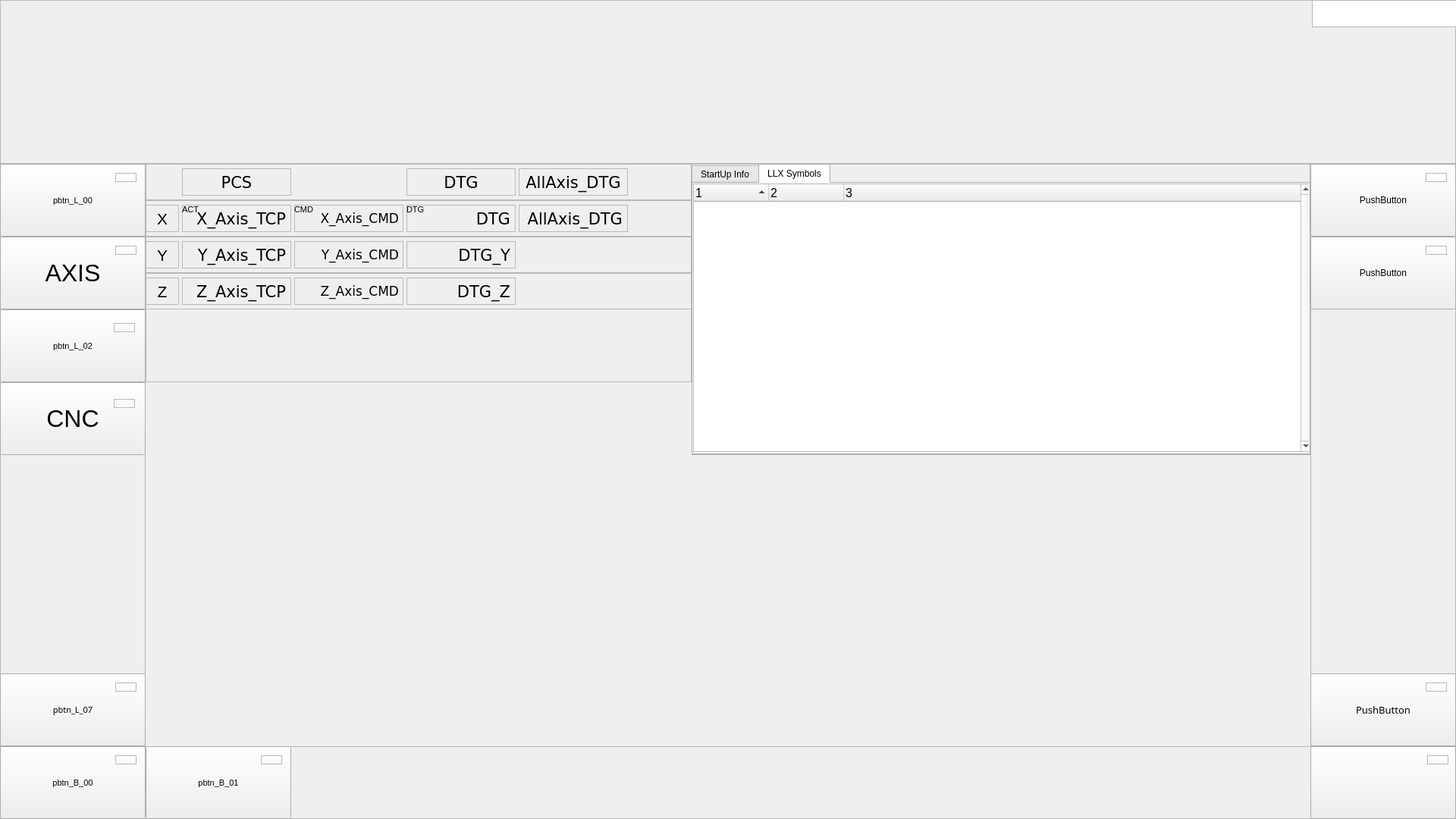
<?xml version="1.0" encoding="UTF-8"?>
<ui version="4.0">
 <class>MainWindow</class>
 <widget class="QMainWindow" name="MainWindow">
  <property name="geometry">
   <rect>
    <x>0</x>
    <y>0</y>
    <width>1920</width>
    <height>1080</height>
   </rect>
  </property>
  <property name="windowTitle">
   <string>MainWindow</string>
  </property>
  <widget class="QWidget" name="centralWidget">
   <widget class="QFrame" name="menu_frame_bottom">
    <property name="geometry">
     <rect>
      <x>0</x>
      <y>984</y>
      <width>1920</width>
      <height>96</height>
     </rect>
    </property>
    <property name="frameShape">
     <enum>QFrame::StyledPanel</enum>
    </property>
    <property name="frameShadow">
     <enum>QFrame::Raised</enum>
    </property>
    <widget class="QPushButton" name="pbtn_00_MenuBottom">
     <property name="geometry">
      <rect>
       <x>0</x>
       <y>0</y>
       <width>192</width>
       <height>96</height>
      </rect>
     </property>
     <property name="baseSize">
      <size>
       <width>192</width>
       <height>96</height>
      </size>
     </property>
     <property name="font">
      <font>
       <pointsize>8</pointsize>
      </font>
     </property>
     <property name="text">
      <string>pbtn_B_00</string>
     </property>
    </widget>
    <widget class="QLabel" name="lbl_00_MenuBottom_pbtn">
     <property name="geometry">
      <rect>
       <x>152</x>
       <y>12</y>
       <width>28</width>
       <height>12</height>
      </rect>
     </property>
     <property name="frameShape">
      <enum>QFrame::StyledPanel</enum>
     </property>
     <property name="text">
      <string/>
     </property>
    </widget>
    <widget class="QLabel" name="lbl_01_MenuBottom_pbtn">
     <property name="geometry">
      <rect>
       <x>344</x>
       <y>12</y>
       <width>28</width>
       <height>12</height>
      </rect>
     </property>
     <property name="frameShape">
      <enum>QFrame::StyledPanel</enum>
     </property>
     <property name="text">
      <string/>
     </property>
    </widget>
    <widget class="QPushButton" name="pbtn_01_MenuBottom">
     <property name="geometry">
      <rect>
       <x>192</x>
       <y>0</y>
       <width>192</width>
       <height>96</height>
      </rect>
     </property>
     <property name="baseSize">
      <size>
       <width>192</width>
       <height>96</height>
      </size>
     </property>
     <property name="font">
      <font>
       <pointsize>8</pointsize>
      </font>
     </property>
     <property name="text">
      <string>pbtn_B_01</string>
     </property>
    </widget>
    <widget class="QPushButton" name="pbtn_09_MenuBottom">
     <property name="geometry">
      <rect>
       <x>1728</x>
       <y>0</y>
       <width>192</width>
       <height>96</height>
      </rect>
     </property>
     <property name="baseSize">
      <size>
       <width>192</width>
       <height>96</height>
      </size>
     </property>
     <property name="font">
      <font>
       <family>DejaVu Sans</family>
       <pointsize>20</pointsize>
       <weight>75</weight>
       <bold>true</bold>
      </font>
     </property>
     <property name="text">
      <string/>
     </property>
     <property name="icon">
      <iconset>
       <normaloff>Bitmap/exit_icon.png</normaloff>Bitmap/exit_icon.png</iconset>
     </property>
     <property name="iconSize">
      <size>
       <width>72</width>
       <height>72</height>
      </size>
     </property>
    </widget>
    <widget class="QLabel" name="lbl_09_MenuBottom_pbtn">
     <property name="geometry">
      <rect>
       <x>1882</x>
       <y>12</y>
       <width>28</width>
       <height>12</height>
      </rect>
     </property>
     <property name="frameShape">
      <enum>QFrame::StyledPanel</enum>
     </property>
     <property name="text">
      <string/>
     </property>
    </widget>
    <zorder>pbtn_00_MenuBottom</zorder>
    <zorder>lbl_00_MenuBottom_pbtn</zorder>
    <zorder>pbtn_01_MenuBottom</zorder>
    <zorder>lbl_01_MenuBottom_pbtn</zorder>
    <zorder>pbtn_09_MenuBottom</zorder>
    <zorder>lbl_09_MenuBottom_pbtn</zorder>
   </widget>
   <widget class="QFrame" name="menu_frame_left">
    <property name="geometry">
     <rect>
      <x>0</x>
      <y>216</y>
      <width>192</width>
      <height>768</height>
     </rect>
    </property>
    <property name="frameShape">
     <enum>QFrame::StyledPanel</enum>
    </property>
    <property name="frameShadow">
     <enum>QFrame::Raised</enum>
    </property>
    <widget class="QPushButton" name="pbtn_00_MenuLeft">
     <property name="geometry">
      <rect>
       <x>0</x>
       <y>0</y>
       <width>192</width>
       <height>96</height>
      </rect>
     </property>
     <property name="baseSize">
      <size>
       <width>192</width>
       <height>96</height>
      </size>
     </property>
     <property name="font">
      <font>
       <pointsize>8</pointsize>
      </font>
     </property>
     <property name="text">
      <string>pbtn_L_00</string>
     </property>
    </widget>
    <widget class="QLabel" name="lbl_00_MenuLeft_pbtn">
     <property name="geometry">
      <rect>
       <x>152</x>
       <y>12</y>
       <width>28</width>
       <height>12</height>
      </rect>
     </property>
     <property name="frameShape">
      <enum>QFrame::StyledPanel</enum>
     </property>
     <property name="text">
      <string/>
     </property>
    </widget>
    <widget class="QLabel" name="lbl_01_MenuLeft_pbtn">
     <property name="geometry">
      <rect>
       <x>152</x>
       <y>108</y>
       <width>28</width>
       <height>12</height>
      </rect>
     </property>
     <property name="frameShape">
      <enum>QFrame::StyledPanel</enum>
     </property>
     <property name="text">
      <string/>
     </property>
    </widget>
    <widget class="QPushButton" name="pbtn_01_MenuLeft">
     <property name="geometry">
      <rect>
       <x>0</x>
       <y>96</y>
       <width>192</width>
       <height>96</height>
      </rect>
     </property>
     <property name="baseSize">
      <size>
       <width>192</width>
       <height>96</height>
      </size>
     </property>
     <property name="font">
      <font>
       <pointsize>24</pointsize>
      </font>
     </property>
     <property name="text">
      <string>AXIS</string>
     </property>
    </widget>
    <widget class="QPushButton" name="pbtn_07_MenuLeft">
     <property name="geometry">
      <rect>
       <x>0</x>
       <y>672</y>
       <width>192</width>
       <height>96</height>
      </rect>
     </property>
     <property name="baseSize">
      <size>
       <width>192</width>
       <height>96</height>
      </size>
     </property>
     <property name="font">
      <font>
       <family>Sans</family>
       <pointsize>8</pointsize>
       <weight>50</weight>
       <bold>false</bold>
       <kerning>true</kerning>
      </font>
     </property>
     <property name="text">
      <string>pbtn_L_07</string>
     </property>
     <property name="iconSize">
      <size>
       <width>72</width>
       <height>72</height>
      </size>
     </property>
    </widget>
    <widget class="QLabel" name="lbl_07_MenuLeft_pbtn">
     <property name="geometry">
      <rect>
       <x>152</x>
       <y>684</y>
       <width>28</width>
       <height>12</height>
      </rect>
     </property>
     <property name="frameShape">
      <enum>QFrame::StyledPanel</enum>
     </property>
     <property name="text">
      <string/>
     </property>
    </widget>
    <widget class="QPushButton" name="pbtn_01_MenuLeft_2">
     <property name="geometry">
      <rect>
       <x>0</x>
       <y>192</y>
       <width>192</width>
       <height>96</height>
      </rect>
     </property>
     <property name="baseSize">
      <size>
       <width>192</width>
       <height>96</height>
      </size>
     </property>
     <property name="font">
      <font>
       <pointsize>8</pointsize>
      </font>
     </property>
     <property name="text">
      <string>pbtn_L_02</string>
     </property>
    </widget>
    <widget class="QLabel" name="lbl_01_MenuLeft_pbtn_2">
     <property name="geometry">
      <rect>
       <x>150</x>
       <y>210</y>
       <width>28</width>
       <height>12</height>
      </rect>
     </property>
     <property name="frameShape">
      <enum>QFrame::StyledPanel</enum>
     </property>
     <property name="text">
      <string/>
     </property>
    </widget>
    <widget class="QPushButton" name="pbtn_01_MenuLeft_3">
     <property name="geometry">
      <rect>
       <x>0</x>
       <y>288</y>
       <width>192</width>
       <height>96</height>
      </rect>
     </property>
     <property name="baseSize">
      <size>
       <width>192</width>
       <height>96</height>
      </size>
     </property>
     <property name="font">
      <font>
       <pointsize>24</pointsize>
      </font>
     </property>
     <property name="text">
      <string>CNC</string>
     </property>
    </widget>
    <widget class="QLabel" name="lbl_01_MenuLeft_pbtn_3">
     <property name="geometry">
      <rect>
       <x>150</x>
       <y>310</y>
       <width>28</width>
       <height>12</height>
      </rect>
     </property>
     <property name="frameShape">
      <enum>QFrame::StyledPanel</enum>
     </property>
     <property name="text">
      <string/>
     </property>
    </widget>
    <zorder>pbtn_00_MenuLeft</zorder>
    <zorder>lbl_00_MenuLeft_pbtn</zorder>
    <zorder>pbtn_01_MenuLeft</zorder>
    <zorder>pbtn_07_MenuLeft</zorder>
    <zorder>lbl_07_MenuLeft_pbtn</zorder>
    <zorder>lbl_01_MenuLeft_pbtn</zorder>
    <zorder>pbtn_01_MenuLeft_2</zorder>
    <zorder>lbl_01_MenuLeft_pbtn_2</zorder>
    <zorder>pbtn_01_MenuLeft_3</zorder>
    <zorder>lbl_01_MenuLeft_pbtn_3</zorder>
   </widget>
   <widget class="QFrame" name="frame">
    <property name="geometry">
     <rect>
      <x>0</x>
      <y>0</y>
      <width>1920</width>
      <height>216</height>
     </rect>
    </property>
    <property name="frameShape">
     <enum>QFrame::StyledPanel</enum>
    </property>
    <property name="frameShadow">
     <enum>QFrame::Raised</enum>
    </property>
    <widget class="QTextEdit" name="textEdit">
     <property name="geometry">
      <rect>
       <x>1730</x>
       <y>0</y>
       <width>192</width>
       <height>36</height>
      </rect>
     </property>
     <property name="font">
      <font>
       <family>DejaVu Sans</family>
       <pointsize>8</pointsize>
      </font>
     </property>
    </widget>
   </widget>
   <widget class="QFrame" name="AllAxisFrame">
    <property name="geometry">
     <rect>
      <x>192</x>
      <y>216</y>
      <width>720</width>
      <height>288</height>
     </rect>
    </property>
    <property name="frameShape">
     <enum>QFrame::StyledPanel</enum>
    </property>
    <property name="frameShadow">
     <enum>QFrame::Raised</enum>
    </property>
    <widget class="QFrame" name="AllAxisFrameTop">
     <property name="geometry">
      <rect>
       <x>0</x>
       <y>0</y>
       <width>720</width>
       <height>48</height>
      </rect>
     </property>
     <property name="frameShape">
      <enum>QFrame::StyledPanel</enum>
     </property>
     <property name="frameShadow">
      <enum>QFrame::Raised</enum>
     </property>
     <widget class="QLabel" name="lbl_X_AxisPosAct_2">
      <property name="geometry">
       <rect>
        <x>48</x>
        <y>6</y>
        <width>144</width>
        <height>36</height>
       </rect>
      </property>
      <property name="font">
       <font>
        <family>DejaVu Sans</family>
        <pointsize>16</pointsize>
       </font>
      </property>
      <property name="layoutDirection">
       <enum>Qt::RightToLeft</enum>
      </property>
      <property name="frameShape">
       <enum>QFrame::StyledPanel</enum>
      </property>
      <property name="frameShadow">
       <enum>QFrame::Raised</enum>
      </property>
      <property name="text">
       <string>PCS</string>
      </property>
      <property name="alignment">
       <set>Qt::AlignCenter</set>
      </property>
     </widget>
     <widget class="QLabel" name="lbl_X_AxisPosAct_4">
      <property name="geometry">
       <rect>
        <x>492</x>
        <y>6</y>
        <width>144</width>
        <height>36</height>
       </rect>
      </property>
      <property name="font">
       <font>
        <family>DejaVu Sans</family>
        <pointsize>16</pointsize>
       </font>
      </property>
      <property name="layoutDirection">
       <enum>Qt::RightToLeft</enum>
      </property>
      <property name="frameShape">
       <enum>QFrame::StyledPanel</enum>
      </property>
      <property name="frameShadow">
       <enum>QFrame::Raised</enum>
      </property>
      <property name="text">
       <string>AllAxis_DTG</string>
      </property>
      <property name="alignment">
       <set>Qt::AlignCenter</set>
      </property>
     </widget>
     <widget class="QLabel" name="lbl_X_AxisPosAct_6">
      <property name="geometry">
       <rect>
        <x>344</x>
        <y>6</y>
        <width>144</width>
        <height>36</height>
       </rect>
      </property>
      <property name="font">
       <font>
        <family>DejaVu Sans</family>
        <pointsize>16</pointsize>
       </font>
      </property>
      <property name="layoutDirection">
       <enum>Qt::RightToLeft</enum>
      </property>
      <property name="frameShape">
       <enum>QFrame::StyledPanel</enum>
      </property>
      <property name="frameShadow">
       <enum>QFrame::Raised</enum>
      </property>
      <property name="text">
       <string>DTG</string>
      </property>
      <property name="alignment">
       <set>Qt::AlignCenter</set>
      </property>
     </widget>
    </widget>
    <widget class="QFrame" name="X_AxisFrame">
     <property name="geometry">
      <rect>
       <x>0</x>
       <y>48</y>
       <width>720</width>
       <height>48</height>
      </rect>
     </property>
     <property name="frameShape">
      <enum>QFrame::StyledPanel</enum>
     </property>
     <property name="frameShadow">
      <enum>QFrame::Raised</enum>
     </property>
     <widget class="QLabel" name="lbl_X_AxisPosAct">
      <property name="geometry">
       <rect>
        <x>48</x>
        <y>6</y>
        <width>144</width>
        <height>36</height>
       </rect>
      </property>
      <property name="font">
       <font>
        <family>DejaVu Sans</family>
        <pointsize>16</pointsize>
       </font>
      </property>
      <property name="layoutDirection">
       <enum>Qt::RightToLeft</enum>
      </property>
      <property name="frameShape">
       <enum>QFrame::StyledPanel</enum>
      </property>
      <property name="frameShadow">
       <enum>QFrame::Raised</enum>
      </property>
      <property name="text">
       <string>X_Axis_TCP</string>
      </property>
      <property name="alignment">
       <set>Qt::AlignRight|Qt::AlignTrailing|Qt::AlignVCenter</set>
      </property>
      <property name="margin">
       <number>0</number>
      </property>
      <property name="indent">
       <number>-1</number>
      </property>
     </widget>
     <widget class="QLabel" name="lbl_X_AxisPosCMD">
      <property name="geometry">
       <rect>
        <x>196</x>
        <y>6</y>
        <width>144</width>
        <height>36</height>
       </rect>
      </property>
      <property name="font">
       <font>
        <family>DejaVu Sans</family>
        <pointsize>13</pointsize>
       </font>
      </property>
      <property name="layoutDirection">
       <enum>Qt::RightToLeft</enum>
      </property>
      <property name="frameShape">
       <enum>QFrame::StyledPanel</enum>
      </property>
      <property name="frameShadow">
       <enum>QFrame::Raised</enum>
      </property>
      <property name="text">
       <string>X_Axis_CMD</string>
      </property>
      <property name="alignment">
       <set>Qt::AlignRight|Qt::AlignTrailing|Qt::AlignVCenter</set>
      </property>
     </widget>
     <widget class="QLabel" name="lbl_X_AxisDTG">
      <property name="geometry">
       <rect>
        <x>344</x>
        <y>6</y>
        <width>144</width>
        <height>36</height>
       </rect>
      </property>
      <property name="font">
       <font>
        <family>DejaVu Sans</family>
        <pointsize>16</pointsize>
       </font>
      </property>
      <property name="layoutDirection">
       <enum>Qt::RightToLeft</enum>
      </property>
      <property name="frameShape">
       <enum>QFrame::StyledPanel</enum>
      </property>
      <property name="frameShadow">
       <enum>QFrame::Raised</enum>
      </property>
      <property name="text">
       <string>DTG</string>
      </property>
      <property name="alignment">
       <set>Qt::AlignRight|Qt::AlignTrailing|Qt::AlignVCenter</set>
      </property>
     </widget>
     <widget class="QLabel" name="lbl_AllAxisDTG">
      <property name="geometry">
       <rect>
        <x>492</x>
        <y>6</y>
        <width>144</width>
        <height>36</height>
       </rect>
      </property>
      <property name="font">
       <font>
        <family>DejaVu Sans</family>
        <pointsize>16</pointsize>
       </font>
      </property>
      <property name="layoutDirection">
       <enum>Qt::RightToLeft</enum>
      </property>
      <property name="frameShape">
       <enum>QFrame::StyledPanel</enum>
      </property>
      <property name="frameShadow">
       <enum>QFrame::Raised</enum>
      </property>
      <property name="text">
       <string>AllAxis_DTG</string>
      </property>
      <property name="alignment">
       <set>Qt::AlignRight|Qt::AlignTrailing|Qt::AlignVCenter</set>
      </property>
     </widget>
     <widget class="QLabel" name="label_2">
      <property name="geometry">
       <rect>
        <x>196</x>
        <y>6</y>
        <width>36</width>
        <height>12</height>
       </rect>
      </property>
      <property name="font">
       <font>
        <pointsize>8</pointsize>
       </font>
      </property>
      <property name="text">
       <string>CMD</string>
      </property>
      <property name="alignment">
       <set>Qt::AlignLeading|Qt::AlignLeft|Qt::AlignVCenter</set>
      </property>
      <property name="indent">
       <number>-1</number>
      </property>
      <property name="textInteractionFlags">
       <set>Qt::NoTextInteraction</set>
      </property>
     </widget>
     <widget class="QLabel" name="label">
      <property name="geometry">
       <rect>
        <x>48</x>
        <y>6</y>
        <width>36</width>
        <height>12</height>
       </rect>
      </property>
      <property name="font">
       <font>
        <pointsize>8</pointsize>
       </font>
      </property>
      <property name="text">
       <string>ACT</string>
      </property>
      <property name="alignment">
       <set>Qt::AlignLeading|Qt::AlignLeft|Qt::AlignVCenter</set>
      </property>
      <property name="margin">
       <number>0</number>
      </property>
      <property name="indent">
       <number>-1</number>
      </property>
      <property name="textInteractionFlags">
       <set>Qt::NoTextInteraction</set>
      </property>
     </widget>
     <widget class="QLabel" name="label_3">
      <property name="geometry">
       <rect>
        <x>344</x>
        <y>6</y>
        <width>36</width>
        <height>12</height>
       </rect>
      </property>
      <property name="font">
       <font>
        <pointsize>8</pointsize>
       </font>
      </property>
      <property name="text">
       <string>DTG</string>
      </property>
      <property name="alignment">
       <set>Qt::AlignLeading|Qt::AlignLeft|Qt::AlignVCenter</set>
      </property>
      <property name="indent">
       <number>-1</number>
      </property>
      <property name="textInteractionFlags">
       <set>Qt::NoTextInteraction</set>
      </property>
     </widget>
     <widget class="QLabel" name="label_4">
      <property name="geometry">
       <rect>
        <x>0</x>
        <y>6</y>
        <width>44</width>
        <height>36</height>
       </rect>
      </property>
      <property name="font">
       <font>
        <pointsize>16</pointsize>
       </font>
      </property>
      <property name="layoutDirection">
       <enum>Qt::LeftToRight</enum>
      </property>
      <property name="frameShape">
       <enum>QFrame::StyledPanel</enum>
      </property>
      <property name="text">
       <string>X</string>
      </property>
      <property name="alignment">
       <set>Qt::AlignCenter</set>
      </property>
     </widget>
    </widget>
    <widget class="QFrame" name="Y_AxisFrame">
     <property name="geometry">
      <rect>
       <x>0</x>
       <y>96</y>
       <width>720</width>
       <height>48</height>
      </rect>
     </property>
     <property name="frameShape">
      <enum>QFrame::StyledPanel</enum>
     </property>
     <property name="frameShadow">
      <enum>QFrame::Raised</enum>
     </property>
     <widget class="QLabel" name="lbl_Y_AxisPosAct">
      <property name="geometry">
       <rect>
        <x>48</x>
        <y>6</y>
        <width>144</width>
        <height>36</height>
       </rect>
      </property>
      <property name="font">
       <font>
        <family>DejaVu Sans</family>
        <pointsize>16</pointsize>
       </font>
      </property>
      <property name="layoutDirection">
       <enum>Qt::RightToLeft</enum>
      </property>
      <property name="frameShape">
       <enum>QFrame::StyledPanel</enum>
      </property>
      <property name="frameShadow">
       <enum>QFrame::Raised</enum>
      </property>
      <property name="text">
       <string>Y_Axis_TCP</string>
      </property>
      <property name="alignment">
       <set>Qt::AlignRight|Qt::AlignTrailing|Qt::AlignVCenter</set>
      </property>
     </widget>
     <widget class="QLabel" name="lbl_Y_AxisPosCMD">
      <property name="geometry">
       <rect>
        <x>196</x>
        <y>6</y>
        <width>144</width>
        <height>36</height>
       </rect>
      </property>
      <property name="font">
       <font>
        <family>DejaVu Sans</family>
        <pointsize>13</pointsize>
       </font>
      </property>
      <property name="layoutDirection">
       <enum>Qt::RightToLeft</enum>
      </property>
      <property name="frameShape">
       <enum>QFrame::StyledPanel</enum>
      </property>
      <property name="frameShadow">
       <enum>QFrame::Raised</enum>
      </property>
      <property name="text">
       <string>Y_Axis_CMD</string>
      </property>
      <property name="alignment">
       <set>Qt::AlignRight|Qt::AlignTrailing|Qt::AlignVCenter</set>
      </property>
     </widget>
     <widget class="QLabel" name="lbl_Y_AxisDTG">
      <property name="geometry">
       <rect>
        <x>344</x>
        <y>6</y>
        <width>144</width>
        <height>36</height>
       </rect>
      </property>
      <property name="font">
       <font>
        <family>DejaVu Sans</family>
        <pointsize>16</pointsize>
       </font>
      </property>
      <property name="layoutDirection">
       <enum>Qt::RightToLeft</enum>
      </property>
      <property name="frameShape">
       <enum>QFrame::StyledPanel</enum>
      </property>
      <property name="frameShadow">
       <enum>QFrame::Raised</enum>
      </property>
      <property name="text">
       <string>DTG_Y</string>
      </property>
      <property name="alignment">
       <set>Qt::AlignRight|Qt::AlignTrailing|Qt::AlignVCenter</set>
      </property>
     </widget>
     <widget class="QLabel" name="label_5">
      <property name="geometry">
       <rect>
        <x>0</x>
        <y>6</y>
        <width>44</width>
        <height>36</height>
       </rect>
      </property>
      <property name="font">
       <font>
        <pointsize>16</pointsize>
       </font>
      </property>
      <property name="layoutDirection">
       <enum>Qt::LeftToRight</enum>
      </property>
      <property name="frameShape">
       <enum>QFrame::StyledPanel</enum>
      </property>
      <property name="text">
       <string>Y</string>
      </property>
      <property name="alignment">
       <set>Qt::AlignCenter</set>
      </property>
     </widget>
    </widget>
    <widget class="QFrame" name="Z_AxisFrame">
     <property name="geometry">
      <rect>
       <x>0</x>
       <y>144</y>
       <width>720</width>
       <height>48</height>
      </rect>
     </property>
     <property name="frameShape">
      <enum>QFrame::StyledPanel</enum>
     </property>
     <property name="frameShadow">
      <enum>QFrame::Raised</enum>
     </property>
     <widget class="QLabel" name="lbl_Z_AxisPosAct">
      <property name="geometry">
       <rect>
        <x>48</x>
        <y>6</y>
        <width>144</width>
        <height>36</height>
       </rect>
      </property>
      <property name="font">
       <font>
        <family>DejaVu Sans</family>
        <pointsize>16</pointsize>
       </font>
      </property>
      <property name="layoutDirection">
       <enum>Qt::RightToLeft</enum>
      </property>
      <property name="frameShape">
       <enum>QFrame::StyledPanel</enum>
      </property>
      <property name="frameShadow">
       <enum>QFrame::Raised</enum>
      </property>
      <property name="text">
       <string>Z_Axis_TCP</string>
      </property>
      <property name="alignment">
       <set>Qt::AlignRight|Qt::AlignTrailing|Qt::AlignVCenter</set>
      </property>
     </widget>
     <widget class="QLabel" name="lbl_Z_AxisDTG">
      <property name="geometry">
       <rect>
        <x>344</x>
        <y>6</y>
        <width>144</width>
        <height>36</height>
       </rect>
      </property>
      <property name="font">
       <font>
        <family>DejaVu Sans</family>
        <pointsize>16</pointsize>
       </font>
      </property>
      <property name="layoutDirection">
       <enum>Qt::RightToLeft</enum>
      </property>
      <property name="frameShape">
       <enum>QFrame::StyledPanel</enum>
      </property>
      <property name="frameShadow">
       <enum>QFrame::Raised</enum>
      </property>
      <property name="text">
       <string>DTG_Z</string>
      </property>
      <property name="alignment">
       <set>Qt::AlignRight|Qt::AlignTrailing|Qt::AlignVCenter</set>
      </property>
     </widget>
     <widget class="QLabel" name="lbl_Z_AxisPosCMD">
      <property name="geometry">
       <rect>
        <x>196</x>
        <y>6</y>
        <width>144</width>
        <height>36</height>
       </rect>
      </property>
      <property name="font">
       <font>
        <family>DejaVu Sans</family>
        <pointsize>13</pointsize>
       </font>
      </property>
      <property name="layoutDirection">
       <enum>Qt::RightToLeft</enum>
      </property>
      <property name="frameShape">
       <enum>QFrame::StyledPanel</enum>
      </property>
      <property name="frameShadow">
       <enum>QFrame::Raised</enum>
      </property>
      <property name="text">
       <string>Z_Axis_CMD</string>
      </property>
      <property name="alignment">
       <set>Qt::AlignRight|Qt::AlignTrailing|Qt::AlignVCenter</set>
      </property>
     </widget>
     <widget class="QLabel" name="label_6">
      <property name="geometry">
       <rect>
        <x>0</x>
        <y>6</y>
        <width>44</width>
        <height>36</height>
       </rect>
      </property>
      <property name="font">
       <font>
        <pointsize>16</pointsize>
       </font>
      </property>
      <property name="layoutDirection">
       <enum>Qt::LeftToRight</enum>
      </property>
      <property name="frameShape">
       <enum>QFrame::StyledPanel</enum>
      </property>
      <property name="text">
       <string>Z</string>
      </property>
      <property name="alignment">
       <set>Qt::AlignCenter</set>
      </property>
     </widget>
    </widget>
   </widget>
   <widget class="QFrame" name="menu_frame_right">
    <property name="geometry">
     <rect>
      <x>1728</x>
      <y>216</y>
      <width>192</width>
      <height>768</height>
     </rect>
    </property>
    <property name="frameShape">
     <enum>QFrame::StyledPanel</enum>
    </property>
    <property name="frameShadow">
     <enum>QFrame::Raised</enum>
    </property>
    <widget class="QPushButton" name="pbtn_00_MenuRight">
     <property name="geometry">
      <rect>
       <x>0</x>
       <y>0</y>
       <width>192</width>
       <height>96</height>
      </rect>
     </property>
     <property name="baseSize">
      <size>
       <width>192</width>
       <height>96</height>
      </size>
     </property>
     <property name="text">
      <string>PushButton</string>
     </property>
    </widget>
    <widget class="QLabel" name="lbl_00_MenuRight_pbtn">
     <property name="geometry">
      <rect>
       <x>152</x>
       <y>12</y>
       <width>28</width>
       <height>12</height>
      </rect>
     </property>
     <property name="frameShape">
      <enum>QFrame::StyledPanel</enum>
     </property>
     <property name="text">
      <string/>
     </property>
    </widget>
    <widget class="QLabel" name="lbl_01_MenuRight_pbtn">
     <property name="geometry">
      <rect>
       <x>152</x>
       <y>108</y>
       <width>28</width>
       <height>12</height>
      </rect>
     </property>
     <property name="frameShape">
      <enum>QFrame::StyledPanel</enum>
     </property>
     <property name="text">
      <string/>
     </property>
    </widget>
    <widget class="QPushButton" name="pbtn_01_MenuRight">
     <property name="geometry">
      <rect>
       <x>0</x>
       <y>96</y>
       <width>192</width>
       <height>96</height>
      </rect>
     </property>
     <property name="baseSize">
      <size>
       <width>192</width>
       <height>96</height>
      </size>
     </property>
     <property name="text">
      <string>PushButton</string>
     </property>
    </widget>
    <widget class="QPushButton" name="pbtn_07_MenuRight">
     <property name="geometry">
      <rect>
       <x>0</x>
       <y>672</y>
       <width>192</width>
       <height>96</height>
      </rect>
     </property>
     <property name="baseSize">
      <size>
       <width>192</width>
       <height>96</height>
      </size>
     </property>
     <property name="font">
      <font>
       <family>Sans</family>
       <pointsize>10</pointsize>
       <weight>50</weight>
       <bold>false</bold>
       <kerning>true</kerning>
      </font>
     </property>
     <property name="text">
      <string>PushButton</string>
     </property>
     <property name="iconSize">
      <size>
       <width>72</width>
       <height>72</height>
      </size>
     </property>
    </widget>
    <widget class="QLabel" name="lbl_07_MenuRight_pbtn">
     <property name="geometry">
      <rect>
       <x>152</x>
       <y>684</y>
       <width>28</width>
       <height>12</height>
      </rect>
     </property>
     <property name="frameShape">
      <enum>QFrame::StyledPanel</enum>
     </property>
     <property name="text">
      <string/>
     </property>
    </widget>
    <zorder>pbtn_00_MenuRight</zorder>
    <zorder>lbl_00_MenuRight_pbtn</zorder>
    <zorder>pbtn_01_MenuRight</zorder>
    <zorder>pbtn_07_MenuRight</zorder>
    <zorder>lbl_07_MenuRight_pbtn</zorder>
    <zorder>lbl_01_MenuRight_pbtn</zorder>
   </widget>
   <widget class="QFrame" name="TabWidgetFrame">
    <property name="geometry">
     <rect>
      <x>912</x>
      <y>216</y>
      <width>816</width>
      <height>384</height>
     </rect>
    </property>
    <property name="frameShape">
     <enum>QFrame::StyledPanel</enum>
    </property>
    <property name="frameShadow">
     <enum>QFrame::Raised</enum>
    </property>
    <widget class="QTabWidget" name="tabWidget">
     <property name="geometry">
      <rect>
       <x>0</x>
       <y>0</y>
       <width>816</width>
       <height>384</height>
      </rect>
     </property>
     <property name="autoFillBackground">
      <bool>false</bool>
     </property>
     <property name="currentIndex">
      <number>1</number>
     </property>
     <widget class="QWidget" name="tab_2">
      <attribute name="title">
       <string>StartUp Info</string>
      </attribute>
      <widget class="QTextBrowser" name="tb_StartUpInfo">
       <property name="geometry">
        <rect>
         <x>0</x>
         <y>0</y>
         <width>816</width>
         <height>354</height>
        </rect>
       </property>
       <property name="font">
        <font>
         <pointsize>12</pointsize>
        </font>
       </property>
       <property name="frameShadow">
        <enum>QFrame::Plain</enum>
       </property>
      </widget>
     </widget>
     <widget class="QWidget" name="tab">
      <attribute name="title">
       <string>LLX Symbols</string>
      </attribute>
      <widget class="QTreeWidget" name="tw_LLX_Symbols">
       <property name="geometry">
        <rect>
         <x>0</x>
         <y>0</y>
         <width>816</width>
         <height>354</height>
        </rect>
       </property>
       <property name="sizePolicy">
        <sizepolicy hsizetype="Fixed" vsizetype="Fixed">
         <horstretch>0</horstretch>
         <verstretch>0</verstretch>
        </sizepolicy>
       </property>
       <property name="font">
        <font>
         <pointsize>12</pointsize>
        </font>
       </property>
       <property name="frameShadow">
        <enum>QFrame::Plain</enum>
       </property>
       <property name="verticalScrollBarPolicy">
        <enum>Qt::ScrollBarAlwaysOn</enum>
       </property>
       <property name="horizontalScrollBarPolicy">
        <enum>Qt::ScrollBarAlwaysOff</enum>
       </property>
       <property name="autoScroll">
        <bool>true</bool>
       </property>
       <property name="alternatingRowColors">
        <bool>true</bool>
       </property>
       <property name="columnCount">
        <number>3</number>
       </property>
       <attribute name="headerCascadingSectionResizes">
        <bool>true</bool>
       </attribute>
       <attribute name="headerDefaultSectionSize">
        <number>99</number>
       </attribute>
       <attribute name="headerHighlightSections">
        <bool>true</bool>
       </attribute>
       <attribute name="headerShowSortIndicator" stdset="0">
        <bool>true</bool>
       </attribute>
       <column>
        <property name="text">
         <string notr="true">1</string>
        </property>
       </column>
       <column>
        <property name="text">
         <string notr="true">2</string>
        </property>
       </column>
       <column>
        <property name="text">
         <string notr="true">3</string>
        </property>
       </column>
      </widget>
     </widget>
    </widget>
   </widget>
  </widget>
 </widget>
 <layoutdefault spacing="6" margin="11"/>
 <resources/>
 <connections/>
</ui>
